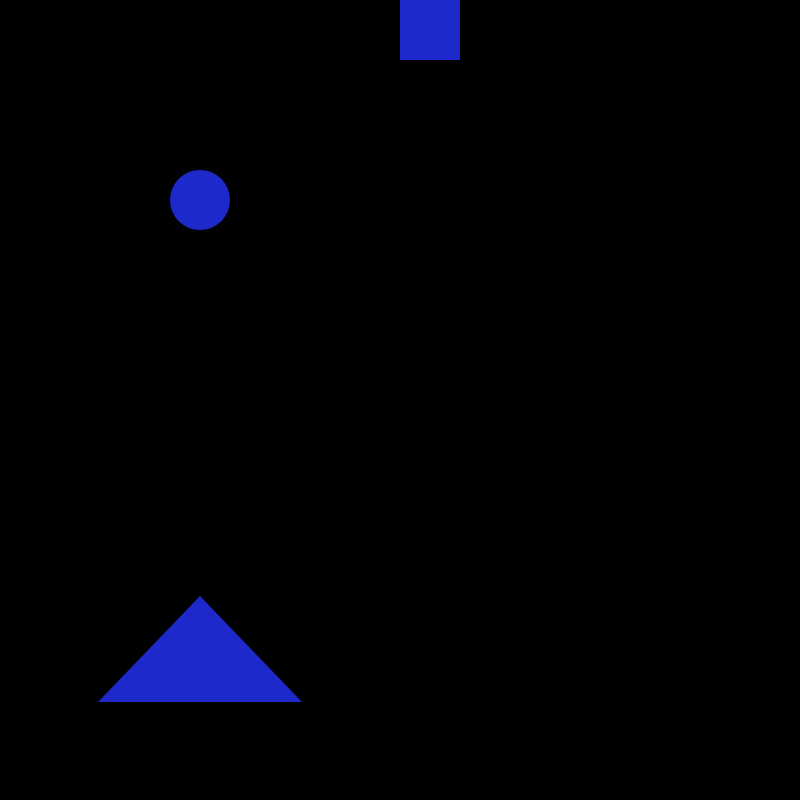
Frame 1 (no input)
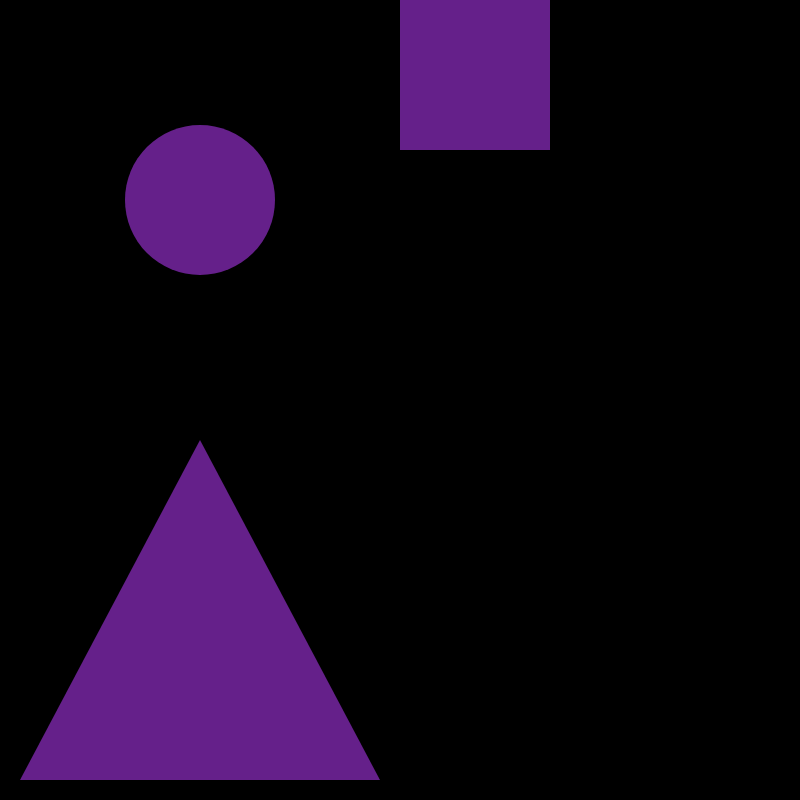
Frame 60 (no input)
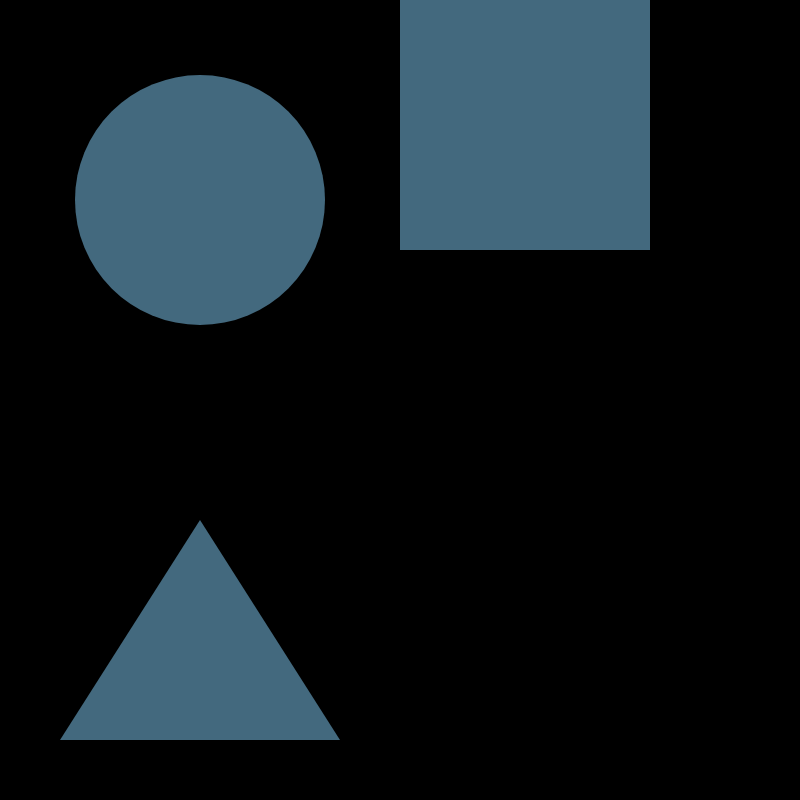
Frame 120 (the mouse pressed at the canvas centre since frame 60)

The p5.js sketch that drew these frames (run headless with seeded random() and noise() and a simulated clock; from frame 60 on, the mouse is pressed at the canvas centre):

// p5.js sketch
// ── sketch.js

//Mario Dcunha
//p5 Quiz

var screen=800;

var circleX = screen/4, circleY=screen/4;
var squareX = screen/2, squareY=0;

var dir=1, dy3=1;
var r=50;

var x1,y1,x2,y2,x3,y3;
var dx1,dy1,dx2,dy2,dx3,dy3;

var x1limitUp, x1limitDown, y1limitUp, y1limitDown;
var x2limitUp, x2limitDown, y2limitUp, y2limitDown;
var x3limitUp, x3limitDown, y3limitUp, y3limitDown;

x1limitUp=0; x1limitDown=screen/8; x1=x1limitDown;
y1limitUp=screen-(screen/8); y1limitDown=screen; y1=y1limitUp;

x2limitUp=(screen/8*3); x2limitDown=screen/2; x2=x2limitUp;
y2limitUp=screen-(screen/8); y2limitDown=screen; y2=y2limitUp;

x3=screen/4;
y3limitUp=screen/2; y3limitDown=screen/4*3; y3=y3limitDown;


var circleLimit = screen/2;

var randomR,randomG,randomB;
var factor = 10, factorT=factor/5;



function setup() 
{
  createCanvas(screen,screen);
  randomColours();
}


function draw() 
{
	background(0);
	strokeWeight(0);

  	
	if(r<=circleLimit && r<=50)
	{
		dir = 1;
		randomColours();
	}
	if(r>=circleLimit)
	{
		dir = -1
	 	randomColours();
	}

	//x1 y1
	if(x1<=x1limitUp)
		dx1 = 1;
	if(x1>=x1limitDown)
		dx1 = -1;

	if(y1<=y1limitUp)
		dy1 = 1;
	if(y1>=y1limitDown)
		dy1 = -1;


	//x2 y2
	if(x2<=x2limitUp)
		dx2 = 1;
	if(x2>=x2limitDown)
		dx2 = -1;

	if(y2<=y2limitUp)
		dy2 = 1;
	if(y2>=y2limitDown)
		dy2 = -1;


	//x3 y3	
	if(y3<=y3limitUp)
		dy3 = 1;

	if(y3>=y3limitDown)
		dy3 = -1;


	r = r + (factor*dir);
	y3 = y3 + ((factorT+2)*dy3);
	
	x1 = x1 + (factorT*dx1);
	y1 = y1 + (factorT*dy1);

	x2 = x2 + (factorT*dx2);
	y2 = y2 + (factorT*dy2);

		
	ellipse(circleX, circleY,r,r);
	rect(squareX, squareY,r,r);

	triangle(x1, y1, x2, y2, x3, y3);

	console.log(dx1);

	// if(mouseIsPressed)
	// {
	// 	fill(randomR,randomG,randomB);
	// }
	// else
	// 	fill(255,0,0);
}


function randomColours()
{
	randomR = Math.floor(Math.random()*255);
	randomG = Math.floor(Math.random()*255);
	randomB = Math.floor(Math.random()*255);
	fill(randomR,randomG,randomB);
}



function triChange(point,limitUp,limitDown)
{
	var dirTri;

	if(point<=limitUp)
		dirTri = 1;

	if(point>=limitDown)
		dirTri = -1;

	//console.log(dirTri);
	return dirTri;
}
